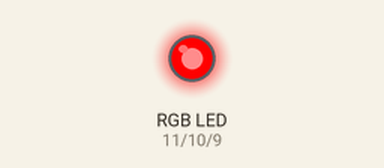
Bench run of a sketch on a simulated Arduino Uno, built with avr-gcc and run on an emulated ATmega328P. Shown: an RGB LED mixed from three pins (HIGH = lit).

Above: at 0.5 s.
At 1.5 s:
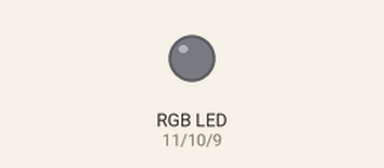
At 2.5 s:
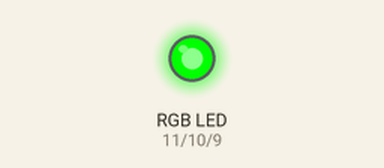
At 4.5 s:
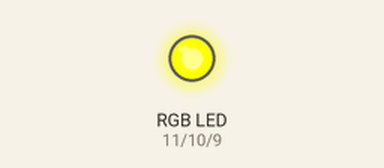
Timing chart, 0 to 6.5 s (numbered marks = the images above):
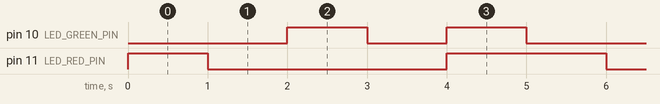

Measured:
- by itself, pin 10 (LED_GREEN_PIN): repeats every 5.0 s: LOW 1.0 s, HIGH 1.0 s, LOW 2.0 s, HIGH 1.0 s
- by itself, pin 11 (LED_RED_PIN): repeats every 5.0 s: LOW 3.0 s, HIGH 2.0 s
- by itself, everything shown: repeats every 5.0 s, in 5 steps

The sketch:

exercise_6.ino
```cpp
int LED_RED_PIN = 11;
int LED_GREEN_PIN = 10;
int LED_BLUE_PIN = 9;

void setup() {
  pinMode(LED_RED_PIN, OUTPUT);
  pinMode(LED_GREEN_PIN, OUTPUT);
  pinMode(LED_BLUE_PIN, OUTPUT);
}

void loop() {
  RGB_Color(255, 0, 0);
  delay(1000);
  RGB_Color(0, 0, 0);
  delay(1000);
  RGB_Color(0, 255, 0);
  delay(1000);
  RGB_Color(0, 0, 0);
  delay(1000);
  RGB_Color(255, 255, 0);
  delay(1000);
}

void RGB_Color(int led_red_val, int led_green_val, int led_blue_val) {
  analogWrite(LED_RED_PIN, led_red_val);
  analogWrite(LED_GREEN_PIN, led_green_val);
  analogWrite(LED_BLUE_PIN, led_blue_val);
}
```
